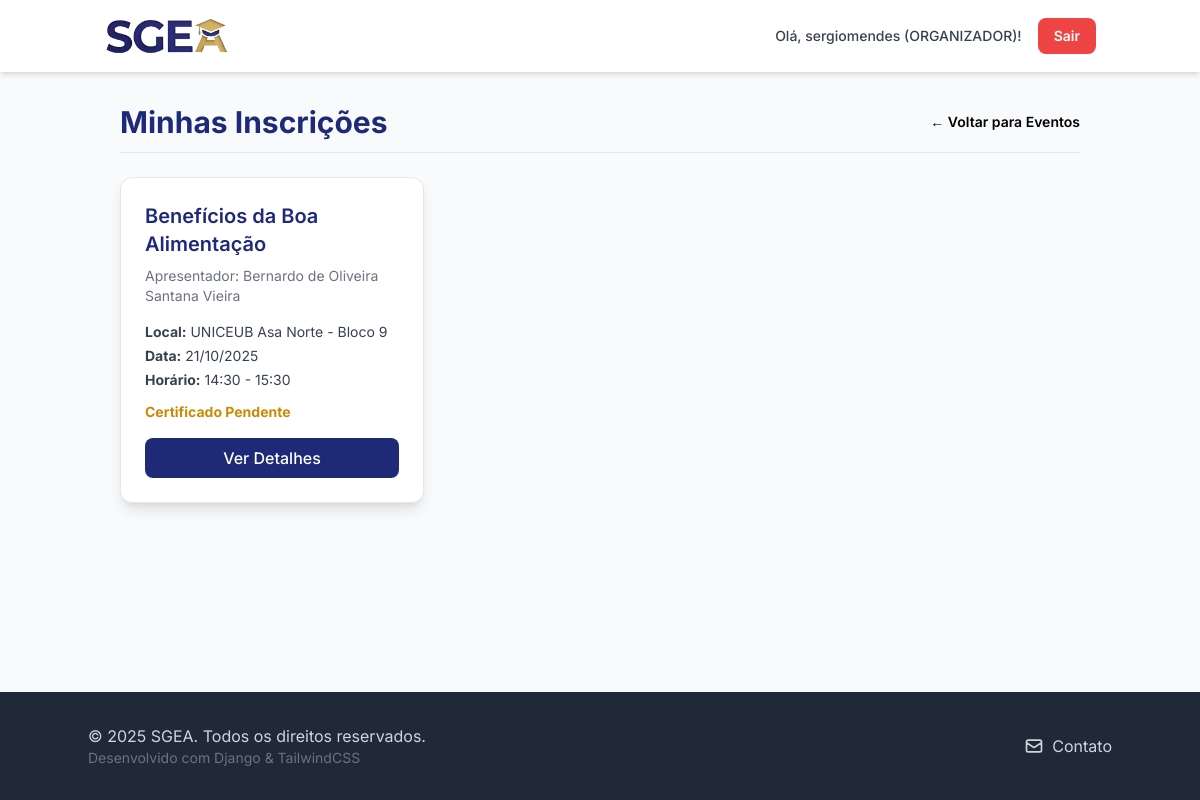
/eventos/minhas-inscricoes/ (signed in), run on the app's committed database.
### users/models.py (models this page shows, shortened)
class Usuario(AbstractUser):
    telefone = models.CharField(max_length=15, verbose_name='Telefone', blank=True, null=True)
    instituicao_ensino = models.CharField(
        max_length=100,
        verbose_name='Instituição de Ensino',
        blank=True,
        null=True
    )
    PERFIL_CHOICES = (
        ('ALUNO', 'Aluno'),
        ('PROFESSOR', 'Professor'),
        ('ORGANIZADOR', 'Organizador'),
    )
    perfil = models.CharField(
        max_length=15,
        choices=PERFIL_CHOICES,
        default='ALUNO',
        verbose_name='Perfil'
    )
    data_registro = models.DateTimeField(auto_now_add=True)
    class Meta:
        verbose_name = 'Usuário'
        verbose_name_plural = 'Usuários'

### events/models.py (models this page shows, shortened)
class Inscricao(models.Model):
    usuario = models.ForeignKey(Usuario, on_delete=models.CASCADE)
    evento = models.ForeignKey(Evento, on_delete=models.CASCADE)
    data_inscricao = models.DateTimeField(auto_now_add=True)
    certificado_emitido = models.BooleanField(default=False)
    class Meta:
        unique_together = ('usuario', 'evento')

class Evento(models.Model):
    TIPO_CHOICES = (
        ('SEMINARIO', 'Seminário'),
        ('PALESTRA', 'Palestra'),
        ('MINICURSO', 'Minicurso'),
        ('SEMANA', 'Semana Acadêmica'),
    )
    nome_evento = models.CharField(max_length=255)
    apresentador = models.CharField(max_length=255)
    tipo_evento = models.CharField(max_length=50, choices=TIPO_CHOICES)
    data = models.DateField()
    horario_inicio = models.TimeField()
    horario_fim = models.TimeField()
    local = models.CharField(max_length=255)
    qtd_participantes = models.IntegerField(default=0)
    organizador_responsavel = models.ForeignKey(
        Usuario,
        on_delete=models.CASCADE,
        limit_choices_to={'perfil': 'ORGANIZADOR'}
    )

### events/views.py (the view)
# urls.py: path('minhas-inscricoes/', views.MyInscriptionsListView.as_view(), name='my_inscriptions'),
class MyInscriptionsListView(LoginRequiredMixin, ListView):
    model = Inscricao
    template_name = 'events/my_inscriptions.html'
    context_object_name = 'inscricoes_list'
    def get_queryset(self):
        return Inscricao.objects.filter(usuario=self.request.user).order_by('evento__data')

### events/templates/events/my_inscriptions.html (shortened to what this page needs)
{% load static %}
<!DOCTYPE html>
<html lang="pt-br">
<head>
    <script src="https://cdn.tailwindcss.com"></script>
    <link rel="stylesheet" href="{% static 'css/base.css' %}">
</head>
<body>
    {% include 'inicio/partials/header.html' %}
    <main class="container mx-auto p-4 sm:p-6 md:p-8">
        <div class="flex justify-between items-center mb-6 border-b pb-3">
            <h2 class="text-3xl font-bold" style="color: var(--sgea-blue);">Minhas Inscrições</h2>
            <a href="{% url 'events:event_list' %}" class="text-sm font-semibold hover:text-gray-900 transition duration-150">← Voltar para Eventos</a>
        </div>
        {% if inscricoes_list %}
            <div class="grid grid-cols-1 md:grid-cols-2 lg:grid-cols-3 gap-6">
                {% for inscricao in inscricoes_list %}
                    <div class="bg-white p-6 rounded-xl shadow-lg hover:shadow-xl transition duration-300 border border-gray-200 flex flex-col">
                        <h3 class="text-xl font-semibold mb-2" style="color: var(--sgea-blue);">{{ inscricao.evento.nome_evento }}</h3>
                        <p class="text-gray-500 text-sm mb-4">Apresentador: {{ inscricao.evento.apresentador }}</p>
                        <div class="space-y-1 text-sm text-gray-700 flex-grow">
                            <p><strong>Local:</strong> {{ inscricao.evento.local }}</p>
                            <p><strong>Data:</strong> {{ inscricao.evento.data|date:"d/m/Y" }}</p>
                            <p><strong>Horário:</strong> {{ inscricao.evento.horario_inicio|time:"H:i" }} - {{ inscricao.evento.horario_fim|time:"H:i" }}</p>
                            {% if inscricao.certificado_emitido %}
                                <p class="pt-2">
                                    <a href="{% url 'events:generate_certificate' inscricao_id=inscricao.id %}" target="_blank" class="text-green-600 font-bold hover:text-green-800">
                                        ✓ Baixar Certificado
                                    </a>
                                </p>
                            {% else %}
                                <p class="text-yellow-600 font-bold pt-2">Certificado Pendente</p>
                            {% endif %}
                        </div>
                        <div class="mt-4">
                            <a href="{% url 'events:event_detail' pk=inscricao.evento.pk %}" class="w-full inline-block text-center text-white font-medium py-2 rounded-lg transition duration-200" style="background-color: var(--sgea-blue);" onmouseover="this.style.backgroundColor='#1a256a'" onmouseout="this.style.backgroundColor='var(--sgea-blue)'">
                                Ver Detalhes
                            </a>
                        </div>
                    </div>
                {% endfor %}
            </div>
        {% endif %}
    </main>
    {% include 'inicio/partials/footer.html' %}
</body>
</html>

### inicio/templates/inicio/partials/header.html (shortened to what this page needs)
{% load static %}
<nav class="bg-white shadow-md sticky top-0 z-10">
    <div class="container mx-auto flex justify-between items-center p-4 flex-wrap">
        <a href="{% url 'inicio:home' %}">
            <img src="{% static 'images/logocortada.png' %}" alt="SGEA Logo" class="h-10 w-auto">
        </a>
        <div id="menu" class="hidden md:flex md:items-center md:space-x-4 w-full md:w-auto mt-4 md:mt-0">
            {% if user.is_authenticated %}
                <span class="block md:inline-block text-gray-700 text-sm font-medium py-2">Olá, {{ user.username }} ({{ user.perfil }})!</span>
                <form class="inline-block w-full md:w-auto mt-2 md:mt-0" method="post" action="{% url 'logout' %}">
                    <button type="submit" class="w-full text-center bg-red-500 hover:bg-red-600 text-white px-4 py-2 rounded-lg text-sm font-semibold transition duration-200">Sair</button>
                </form>
            {% endif %}
        </div>
    </div>
</nav>

### sgea_core/static/css/base.css (style rules this page uses)
:root { --sgea-blue: #1E2A78; --sgea-gold: #E4B74C; --sgea-light-gray: #f8fafc; }
html { height: 100%; }
body { display: flex; flex-direction: column; min-height: 100%; font-family: 'Inter', sans-serif; margin: 0; padding: 0; box-sizing: border-box; -webkit-font-smoothing: antialiased; background-color: var(--sgea-light-gray); }
main { flex-grow: 1; }
h1, h2, h3, .text-primary { color: var(--sgea-blue); }
a { color: var(--sgea-blue); transition: color 0.2s; }

### data on the page
Usuario: username "sergiomendes", perfil "ORGANIZADOR"
Inscricao: evento.nome_evento "Benefícios da Boa Alimentação", evento.apresentador "Bernardo de Oliveira Santana Vieira", evento.local "UNICEUB Asa Norte - Bloco 9", evento.data "21/10/2025", evento.horario_inicio "14:30", evento.horario_fim "15:30", certificado_emitido "Certificado Pendente"
